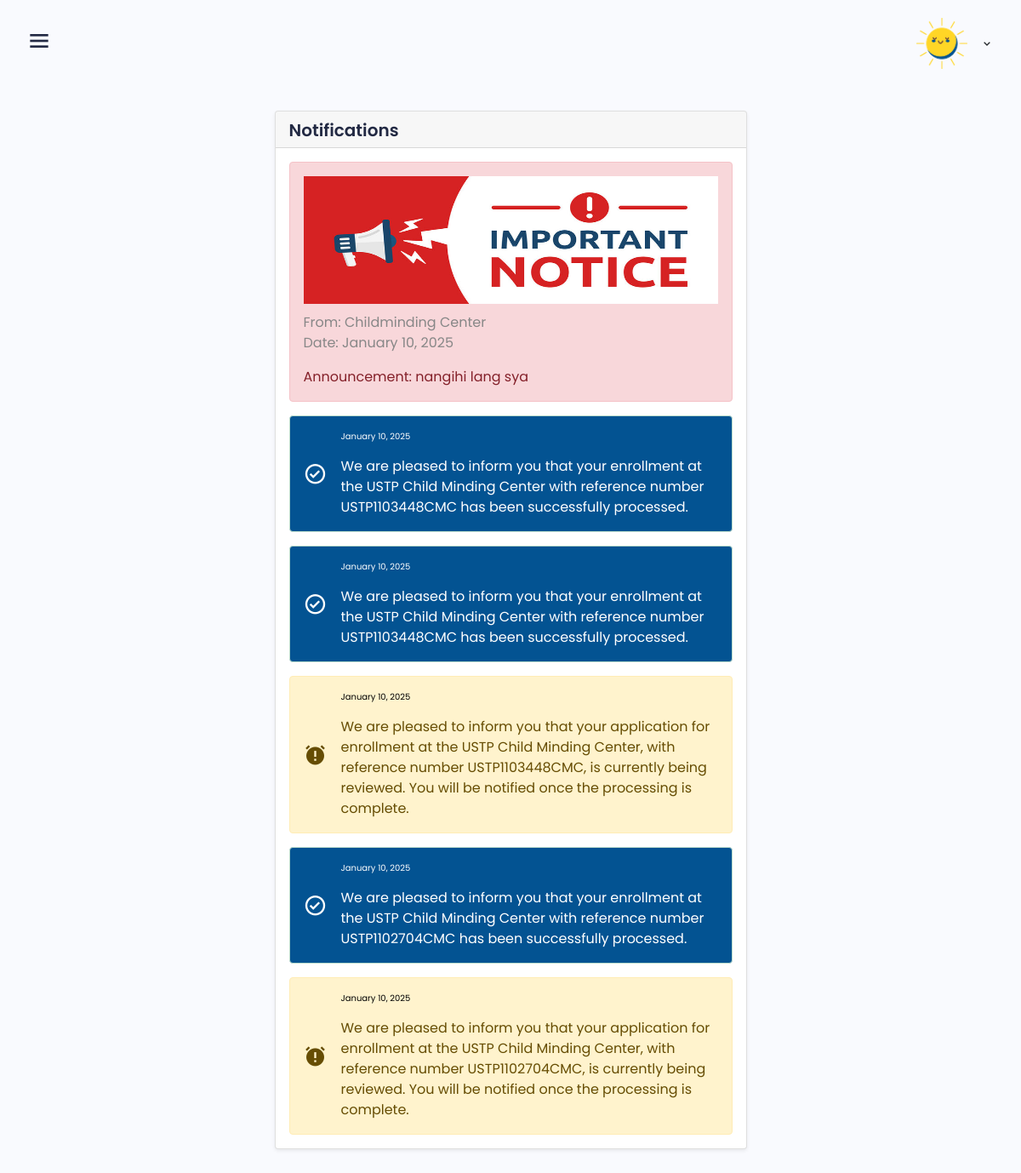
Page /dashboard/parent/notifications.php (signed in) on the committed database.
### tables this page shows
CREATE TABLE `notification` (
  `notification_id` int(11) NOT NULL,
  `user_id` int(11) DEFAULT NULL,
  `teacher_id` int(11) DEFAULT NULL,
  `message` longtext DEFAULT NULL,
  `datesent` varchar(50) DEFAULT NULL,
  `status` text DEFAULT NULL,
  `type` varchar(10) NOT NULL,
  `from` varchar(10) NOT NULL,
  `parentseen` varchar(5) NOT NULL DEFAULT 'no',
  `teacherseen` varchar(5) NOT NULL DEFAULT 'no',
  `seen` varchar(10) NOT NULL DEFAULT 'no'
);

### dashboard/parent/notifications.php (the view, shortened to what this page needs)
<!DOCTYPE html>
<html lang="en">
<head>
    <?php include("head.php"); ?>
</head>
<body class="sidebar-expand">
   <?php include("header.php"); ?>
    <div class="main">
        <div class="main-content dashboard">
            <div class="row" style="justify-content: center;">
                <div class="col-6 col-sm-12">
    <div class="card shadow-sm">
        <div class="card-header d-flex justify-content-between align-items-center pt-10">
            <h5 class="card-title mb-0" style="color:#222943">Notifications</h5>
        </div>
        <?php
include '../../db_conn.php';
$sql = "SELECT n.*, u.username
FROM notification n
INNER JOIN user u ON u.user_id = n.user_id
WHERE u.user_id = $parentUserId AND n.type = 'notif'
ORDER BY n.notification_id DESC
";
$result = $conn->query($sql);
if ($result->num_rows > 0) {
    echo '<div class="card-body pb-0 pt-3">';
    while ($row = $result->fetch_assoc()) {
        $status = $row['status'];
        $message = htmlspecialchars($row['message']);
        $datesent = htmlspecialchars($row['datesent']);
         $date = new DateTime($datesent);
        $datesent = $date->format('F j, Y');
        if ($status == 'success') {
            echo '<div class="alert alert-success d-flex align-items-center bg-primary" style="color: white" role="alert">
                    <div class="me-3">
                        <i class="bx bx-check-circle fs-3"></i>
                    </div>
                    <div>
                        <p style="color:white;font-size:10px">' . $datesent . '</p>
                         ' . $message . '
                    </div>
                  </div>';
        } elseif ($status == 'warning') {
            echo '<div class="alert alert-warning d-flex align-items-center" role="alert">
                    <div class="me-3">
                        <i class="bx bxs-alarm-exclamation fs-3"></i>
                    </div>
                    <div>
                    <p style="color:black;font-size:10px">' . $datesent . '</p>
                        ' . $message . '
                    </div>
                  </div>';
        } elseif ($status == 'danger') {
            echo '<div class="alert alert-danger align-items-center" role="alert">
                        <img src="notice.jpg" style="width:100%; height:150px" >
                        <p style="margin-top:10px">From: Childminding Center
                        <br>Date: ' . $datesent . '</p></p>
                        Announcement: ' . $message . '
                  </div>';
        }
    }
    echo '</div>';
} else {
    echo '<p style="padding:10px">No notifications available.</p>';
}
?>
    </div>
</div>
        </div>
    </div>
</body>
</html>

### dashboard/css/grid.css (style rules this page uses)
.row { display: flex; flex-wrap: wrap; margin: 0 -15px; }
[class*="col-"] { padding: 0 15px; margin-bottom: 40px; }
.col-6 { width: 50%; }

### dashboard/css/responsive.css (style rules this page uses)
@media only screen and (max-width: 1200px) { .main-content { padding: 30px; } }

### rows in the picture
notification: datesent "January 10, 2025", message "nangihi lang sya"
notification: datesent "January 10, 2025", message "We are pleased to inform you that your enrollment at the USTP Child Minding Center with reference number USTP1103448CMC has been successfully processed."
notification: datesent "January 10, 2025", message "We are pleased to inform you that your enrollment at the USTP Child Minding Center with reference number USTP1103448CMC has been successfully processed."
notification: datesent "January 10, 2025", message "We are pleased to inform you that your application for enrollment at the USTP Child Minding Center, with reference number USTP1103448CMC, is currently being reviewed. You will be notified once the processing is complete."
notification: datesent "January 10, 2025", message "We are pleased to inform you that your enrollment at the USTP Child Minding Center with reference number USTP1102704CMC has been successfully processed."
notification: datesent "January 10, 2025", message "We are pleased to inform you that your application for enrollment at the USTP Child Minding Center, with reference number USTP1102704CMC, is currently being reviewed. You will be notified once the processing is complete."
